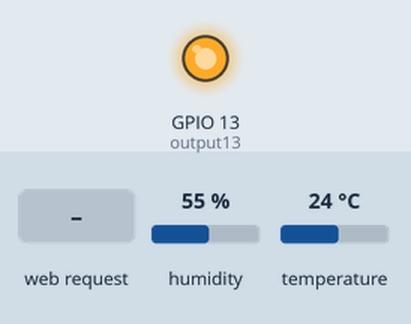
This sketch was run on a simulated ESP8266 (NodeMCU). On the bench: output pins drawn as LEDs (lit = HIGH). The inputs (shaded band) are chosen by the test bench; at power-on: humidity 55 %, temperature 24 °C. WiFi joins after 1.5 s; servers stay silent unless stated; what the sketch prints to the serial monitor is not drawn.

Above: at 2.7 s.
2.8 s: HTTP request GET /13/on received
At 3.1 s:
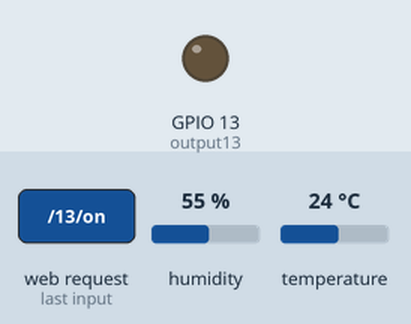
4.3 s: HTTP request GET /13/off received
At 5.6 s:
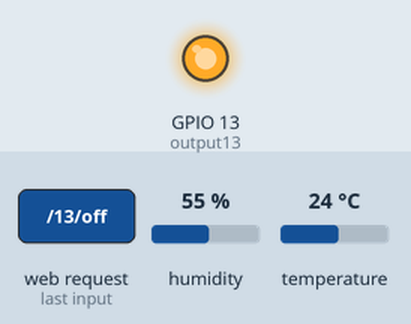
Timing chart, 0 to 7.3 s (numbered marks = the images above; inputs shaded):
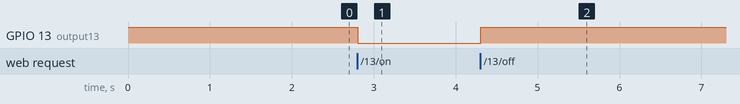

Measured:
- after the input at 2.8 s, GPIO 13 (output13): HIGH → LOW at once
- after the input at 4.3 s, GPIO 13 (output13): LOW → HIGH at once

The sketch:

Oakcodefest2.ino
```cpp
// Load Wi-Fi library
#include <ESP8266WiFi.h>
#include <DHT.h>
//#include <name.h>


#define DHTTYPE DHT11
#define dht_dpin 10  //digital pin 4 for data output of the Temperature sensor
DHT dht (dht_dpin, DHTTYPE);


// Replace with your network credentials
const char* ssid     = "codefest";
const char* password = "OakCodefest@2019";

// Set web server port number to 80
WiFiServer server(80);
int hours;

// Variable to store the HTTP request
String header;

// Auxiliar variables to store the current output state
String output13State = "off";

// Assign output variables to GPIO pins
const int output13 = 13;


void setup() {
  Serial.begin(9600);
  // Initialize the output variables as outputs
  pinMode(output13, OUTPUT);
  // Set outputs to LOW
  digitalWrite(output13, HIGH);


  // Connect to Wi-Fi network with SSID and password
  Serial.print("Connecting to ");
  Serial.println(ssid);
  WiFi.begin(ssid, password);
  while (WiFi.status() != WL_CONNECTED) {
    delay(500);
      Serial.print(".");
  }
  // Print local IP address and start web server
  Serial.println("");
  Serial.println("WiFi connected.");
  Serial.println("IP address: ");
  Serial.println(WiFi.localIP());
  server.begin();
}

void loop(){

   float humid = dht.readHumidity(); //temperature data output

  WiFiClient client = server.available();   // Listen for incoming clients

  if (client) {                             // If a new client connects,
    Serial.println("New Client.");          // print a message out in the serial port
    String currentLine = "";                // make a String to hold incoming data from the client
    while (client.connected()) {            // loop while the client's connected
      if (client.available()) {             // if there's bytes to read from the client,
        char c = client.read();             // read a byte, then
        Serial.write(c);                    // print it out the serial monitor
        header += c;
        if (c == '\n') {                    // if the byte is a newline character
          // if the current line is blank, you got two newline characters in a row.
          // that's the end of the client HTTP request, so send a response:
          if (currentLine.length() == 0) {
            // HTTP headers always start with a response code (e.g. HTTP/1.1 200 OK)
            // and a content-type so the client knows what's coming, then a blank line:
            client.println("HTTP/1.1 200 OK");
            client.println("Content-type:text/html");
            client.println("Connection: close");
            client.println();

            // turns the GPIOs on and off
            if (header.indexOf("GET /13/on") >= 0) {
              Serial.println("GPIO 13 on");
              output13State = "on";
              digitalWrite(output13, LOW);
            } else if (header.indexOf("GET /13/off") >= 0) {
              Serial.println("GPIO 13 off");
              output13State = "off";
              digitalWrite(output13, HIGH);
            }

            /* if (header.indexOf("GET /replace") >= 0) {
              Serial.println("Timer mode");
              digitalWrite(output13, LOW);
              delay(replace);
            }*/


   if (header.indexOf("GET ") >= 0)

              {

            // Display the HTML web page
client.println("<!doctype html>");

client.println("<html background = #404040>");
client.println("<style> body { margin: 0; }");

client.println("html {background: #f3f3f3;}");
client.println("@font-face { font-family: Futura, sans-serif; src: url(Futura.ttf);}");
client.println(".top { background: #404040; color: #ffffff; font-size: 500%; border: 0; font-family: Futura, sans-serif; padding: 300px;}");
client.println(".top center[quote] { font-size: 50%; font-style: italic; }");

client.println(".top center[startbutton] a { background-color: #ffffff; font-size: 45%; overflow: hidden; padding: 5px;}");
client.println(".top center[startbutton] a:link { text-decoration: none; color: #404040;}");
client.println(".top center[startbutton] a:visited { text-decoration: none; color: #404040;}");
client.println(".top center[startbutton] a:hover {background-color: #800000;color: #ffffff;}");
client.println("article [quote]{ background: #ffe599; font-family: Pacifico; font-size: 950%; text-align: center; padding: 0px; margin-top: 50px;}");
client.println("footer{ background: #404040; color: #ffffff ; padding: 0px; font-size: ;}");
client.println(".nav { background: #a2c4c9; font-family: ""Courier New"", Courier, Monospace; font-size: 18px; text-align: center; position: fixed; top: 0; color: #ffffff; width: 100%; float: none; height: 56px; }");
client.println(".nav a {padding: 12px 55px; padding-top: 15px; margin-top: 10px;}");
client.println(".dropdown-content { display: none; position: absolute; background-color: #a2c4c9; min-width: 160px; box-shadow: 0px 8px 16px 0px rgba(0,0,0,0.2); z-index: 1;   color: #a2c4c9; }");
client.println(".dropdown-content a { float: none; color: #000000; padding: 12px 16px; text-decoration: none; display: block; text-align: left; color: #a2c4c9; }");
client.println(".dropdown-content a:hover { background-color: #ddd; }");
client.println(".dropdown:hover .dropdown-content { display: block; color: a2c4c9; }");
client.println(".dropdown { float: none; overflow: hidden; padding: 17px 55px; }");
client.println(".nav a:hover { background-color: #ffffff; color: #a2c4c9; }");
client.println(".nav a {padding: 17px 55px;}");
client.println(".nav a:link {color: #ffffff;text-decoration: none;}");
client.println(".nav a:visited {color: #ffffff;text-decoration: none;}");
client.println(".nav a:hover {color: #a2c4c9}");
client.println(".nav a:active { background-color: #7d8ab1; color: #ffffff; }");
client.println(".navi a:hover { background-color: #ffffff; color: #404040; }");
client.println(".navi { background: #404040; font-family: ""Courier New"", Courier, Monospace; font-size: 15px; padding: 0px; text-align: center; }");
client.println(".navi a{ padding-top: 30px; padding-bottom: 30px; padding-left: 45px; padding-right: 45px; }");
client.println(".navi tr[copyright]{ height: 100px; }");
client.println(".navi tr { height: 75px; }");
client.println(".navi a:link { color: #ffffff; text-decoration: none; }");
client.println(".navi a:visited {color: #ffffff;text-decoration: none;}");
client.println(".navi a:hover { background-color: #ffffff; color: #404040; text-decoration: none; }");
client.println(".pagetop { margin-top: 50px; background-color: #404040; color: #ffffff; font-family: Futura, sans-serif; font-size: 500%; font-style: italic; text-align: center; }");
client.println(".pagetop a{ color: #ffffff; text-decoration: none; padding-left: 200px; padding-right: 200px; }");
client.println(".Diseases h1 {text-align: left;}");
client.println(".infoscreen img{ width: 1280px; height: 800px; border: 2px solid black; }");
client.println(".infoscreen a:hover { background-color: #551A8B; color: #ffffff; }");
client.println("table {width: 100%;}");
client.println("h1 {text-align: center;font-family: Futura, sans-serif;}");
client.println(".VaccineChart th{ border: 2px solid black; background-color: #acdda7; }");
client.println(".VaccineChart td{ border: 2px solid black; background-color: #acdda7; text-align: center; }");
client.println(".VaccineChart tbody {border-collapse: collapse;}");
client.println(".VaccineChart center {text-align: center;}");
client.println(".VaccineChart [vacc] {text-align: left;}");
client.println(".VaccineChart [ChartTop] {text-align=""center""height: 50px;}");
client.println(".VaccineChart [blankcell] {background-color: #d9d9d9;}");
client.println("#GettingStarted {padding-top: 55px;}");
client.println("#MoreInfo { text-align: left; font-size: 125%; padding-top: 55px; }");
client.println(".content { font-family: verdana, sans-serif; }");
client.println("h2, h3, h4 {font-family: Futura, sans-serif;}</style>");
client.println("<head background=#404040>");
client.println("<title>Wifi Watering</title>");
client.println("<link rel=""icon"" type=""image/png"" href=""wwlogo.png"" sizes=""32x32"">");
//<!-- CSS STYLE STARTS HERE -->
client.println("<link rel=""stylesheet"" type=""text/css"" href=""WW.css"">");
//<!--CSS STYLE END-->
client.println("<HEADER class = ""top"" id=""home""><center>Wifi Watering</center><center quote><i>Control your irrigation.</i></center><center style=""font-size: 50%;"">&nbsp;</center><center startbutton><a href=""gettingstarted.html"">Get Started</a></center></HEADER>");


//<!--TOP NAVIGATION-->
client.println("<table class=""nav""><div class=""topnav""><tr class=""topnavtable""><td><a href=""Wifi Watering.html"">Home</a></td><td><a href=""VaccMyths.html"">Why the project is important</a></td><td><a href=""VaccDebate.html"">About the project</a></td></tr></div></table>");
/*<!--FOOTER NAVIGATION-->*/
client.println("<footer><table class=""navi""><tr>");
client.println("<u><td><a href=""Wifi Watering.html"">Home</a></td><td><a href=""VaccMyths.html"">Why the project is improtant</a></td><td><a href=""VaccDebate.html"">About the project</a></td></u>");
client.println("</tr><tr style=""height: 100px;""><td colspan=""10"">Done in 24 hours for OakCodefest 2019 <br />Unofficial &copy; #include&lt;name.h&gt; 2019</td>");
client.println("</tr></table></footer></head>");
              }
if (header.indexOf("GET /gettingstarted.html") >= 0)
{

client.println("<!doctype html><html background = #404040>");

client.println("<head background=#404040><title>Wifi Watering</title>");
client.println("<link rel=""icon"" type=""image/png"" href=""wwlogo.png"" sizes=""32x32"">");
client.println("<HEADER class = ""top"" id=""home"">");
client.println("<center>Control your irrigation: </center><center quote><i>Control your irrigation.</i></center><center style=""font-size: 50%;"">&nbsp;</center>");
client.println("<center startbutton><a href=""manual.html"">Manually (use an on/off button)</a></center><center startbutton><a href=""auto.html"">Automatically (based on soil moisture)</a></center>");
client.println("<center startbutton><a href=""periodic.html"">Periodically (based on a set time period)</a></center>");
client.println("</HEADER><!--TOP NAVIGATION--><table class=""nav""><div class=""topnav"">");
client.println("<tr class=""topnavtable""><td><a href=""Wifi Watering.html"">Home</a></td><td><a href=""VaccMyths.html"">Why the project is important</a></td>");
client.println("<td><a href=""VaccDebate.html"">About the project</a></td></tr></div></table><!--FOOTER NAVIGATION-->");
client.println("<footer><table class=""navi""><tr>");
client.println("<u><td><a href=""Wifi Watering.html"">Home</a></td><td><a href=""VaccMyths.html"">Why the project is improtant</a></td><td><a href=""VaccDebate.html"">About the project</a></td></u>");
client.println("</tr><tr style=""height: 100px;""><td colspan=""10"">Done in 24 hours for OakCodefest 2019 <br />Unofficial &copy; #include&lt;name.h&gt; 2019</td>");
client.println("</tr></table></footer></head>");
client.println("<!doctype html><html background = #404040><head background=#404040>");
client.println("<title>Wifi Watering</title><link rel=""icon"" type=""image/png"" href=""wwlogo.png"" sizes=""32x32""><HEADER class = ""top"" id=""home"">");
client.println("<center>Control your irrigation: </center><center quote><i>Control your irrigation.</i></center>");
client.println("<center style=""font-size: 50%;"">&nbsp;</center><center startbutton><a href=""auto.html"">Initiate auto mode</a></center></HEADER>");
client.println("<table class=""nav""><div class=""topnav""><tr class=""topnavtable""><td><a href=""Wifi Watering.html"">Home</a></td>");
client.println("<td><a href=""VaccMyths.html"">Why the project is important</a></td><td><a href=""VaccDebate.html"">About the project</a></td>");
client.println("</tr></div></table>");
client.println("<footer><table class=""navi""><tr>");
client.println("<u><td><a href=""Wifi Watering.html"">Home</a></td><td><a href=""VaccMyths.html"">Why the project is improtant</a></td><td><a href=""VaccDebate.html"">About the project</a></td></u>");
client.println("</tr><tr style=""height: 100px;""><td colspan=""10"">Done in 24 hours for OakCodefest 2019 <br />Unofficial &copy; #include&lt;name.h&gt; 2019</td>");
client.println("</tr></table></footer></head>");
client.println("<!doctype html><html background = #404040><head background=#404040>");
client.println("<title>Wifi Watering</title><link rel=""icon"" type=""image/png"" href=""wwlogo.png"" sizes=""32x32""><HEADER class = ""top"" id=""home"">");
client.println("<center>Control your irrigation: </center><center quote><i>Control your irrigation.</i></center><center style=""font-size: 50%;"">&nbsp;</center><center startbutton><a href=""on.html"">ON</a></center>");
client.println("<center startbutton><a href=""off.html"">OFF</a></center></HEADER>");
client.println("<table class=""nav""><div class=""topnav"">");
client.println("<tr class=""topnavtable""><td><a href=""Wifi Watering.html"">Home</a></td><td><a href=""VaccMyths.html"">Why the project is important</a></td>");
client.println("<td><a href=""VaccDebate.html"">About the project</a></td></tr>");
client.println("</div></table>");
client.println("<footer><table class=""navi""><tr>");
client.println("<u><td><a href=""Wifi Watering.html"">Home</a></td><td><a href=""VaccMyths.html"">Why the project is improtant</a></td><td><a href=""VaccDebate.html"">About the project</a></td></u>");
client.println("</tr><tr style=""height: 100px;""><td colspan=""10"">Done in 24 hours for OakCodefest 2019 <br />Unofficial &copy; #include&lt;name.h&gt; 2019</td>");
client.println("</tr></table></footer></head>");
client.println("<!doctype html>");
client.println("<html background = #404040><head background=#404040>");
client.println("<title>Wifi Watering</title><link rel=""icon"" type=""image/png"" href=""wwlogo.png"" sizes=""32x32""><HEADER class = ""top"" id=""home""><center>Control your irrigation: </center>");
client.println("<center quote><i>Control your irrigation.</i></center><center style=""font-size: 50%;"">&nbsp;</center><form action"" method=""get"">Enter data in TextBox: <br><input type=""text"" name=""inputbox"" value="">");
client.println("<input type=""button"" name=""button"" value=""click"" onclick=""showData(this.form)""></form><center startbutton><a href=""#GettingStarted"">Periodically (based on a set time period)</a></center></HEADER>");
client.println("<table class=""nav""><div class=""topnav""><tr class=""topnavtable""><td><a href=""Wifi Watering.html"">Home</a></td>");
client.println("<td><a href=""VaccMyths.html"">Why the project is important</a></td><td><a href=""VaccDebate.html"">About the project</a></td></tr></div></table>");


}


if (header.indexOf("GET /auto.html") >= 0)
{
  if (humid <= 1000)
  {
    digitalWrite(output13, LOW);
  }

}
if (header.indexOf("GET /on.html") >= 0)
{
  digitalWrite(output13, LOW);

}

if (header.indexOf("GET /off.html") >= 0)
{
digitalWrite(output13, HIGH);
}

if (header.indexOf("GET /VaccMyths.html") >= 0)
{
client.println("<!doctype html>");
client.println("<html background = #404040><head background=#404040><title>Wifi Watering</title>");
client.println("<link rel=""icon"" type=""image/png"" href=""wwlogo.png"" sizes=""32x32"">");
client.println("<HEADER class = ""top"" id=""home""><center>About our product</center>");
client.println("<center quote><i><h1>Problem Statement</h1><br />Most farmers today are part of informal economy. As a matter of fact, agriculture is the sector with the highest level of informal employment (93.6%) around the world. Since, jobs in the informal economy offer low wages, farmers need to ensure that their product is of the highest quality so that it gives them maximum wage. Two questions that farmers usually have trouble answering while growing crops are “when do I water?” and “how long do I water for?” Unless farmers know the answers to these questions, they face the risk of damaging their crops by over-watering or they do not water the plants enough and face less crop yield. Both of which do not ensure maximum wage. A very important term used in farming is evapotranspiration. ET is calculated using the solar radiation, relative humidity and recent rainfall. The readings are then used to calculate the soil moisture lost from the soil and then the farmer determines how much water to give to the plant. </i></center><center style=""font-size: 50%;"">&nbsp;</center>");
client.println("</HEADER>");
client.println("<table class=""nav""><div class=""topnav""><tr class=""topnavtable""><td><a href=""Wifi Watering.html"">Home</a></td>");
client.println("<td><a href=""VaccMyths.html"">Why the project is important</a></td><td><a href=""VaccDebate.html"">About the project</a></td></tr></div></table>");
client.println("<footer><table class=""navi""><tr>");
client.println("<u><td><a href=""Wifi Watering.html"">Home</a></td><td><a href=""VaccMyths.html"">Why the project is improtant</a></td><td><a href=""VaccDebate.html"">About the project</a></td></u>");
client.println("</tr><tr style=""height: 100px;""><td colspan=""10"">Done in 24 hours for OakCodefest 2019 <br />Unofficial &copy; #include&lt;name.h&gt; 2019</td>");
client.println("</tr></table></footer></head>");
}

if (header.indexOf("GET /VaccDebate.html") >= 0)
{
client.println("<!doctype html>");
client.println("<html background = #404040><head background=#404040><title>Wifi Watering</title>");
client.println("<link rel=""icon"" type=""image/png"" href=""wwlogo.png"" sizes=""32x32"">");
client.println("<HEADER class = ""top"" id=""home""><center>About our product</center>");
client.println("<center quote><i><strong>Problem Statement</strong><br />How long do I water the plants? This is usually calculated through ET, however, our project utilises a moisture sensor helps the user determine how much moisture the soil has lost. Furthermore, while ET takes more effort and time, our project produces the same results with just the click of the button. The moisture sensor controls the water flow. It starts watering the plants when there is a loss of moisture in the soil, and stops once it has detected that the plant has been watered enough. This ensured that the plant does not receive any excess water or experience a shortage of water. When do I water the plants? For tackling this problem, our app uses an irrigation scheduling feature.  The user can input in different intervals of time after which the plants have to be watered. After these intervals, the water will automatically start and the plants will be watered.</i></center><center style=""font-size: 50%;"">&nbsp;</center>");
client.println("</HEADER>");
client.println("<table class=""nav""><div class=""topnav""><tr class=""topnavtable""><td><a href=""Wifi Watering.html"">Home</a></td>");
client.println("<td><a href=""VaccMyths.html"">Why the project is important</a></td><td><a href=""VaccDebate.html"">About the project</a></td></tr></div></table>");
client.println("<footer><table class=""navi""><tr>");
client.println("<u><td><a href=""Wifi Watering.html"">Home</a></td><td><a href=""VaccMyths.html"">Why the project is improtant</a></td><td><a href=""VaccDebate.html"">About the project</a></td></u>");
client.println("</tr><tr style=""height: 100px;""><td colspan=""10"">Done in 24 hours for OakCodefest 2019 <br />Unofficial &copy; #include&lt;name.h&gt; 2019</td>");
client.println("</tr></table></footer></head>");
}


client.println("<title style=""visible: false;"">Wifi Watering</title>");
client.println("<link style=""visible: false;"" rel=""icon"" type=""image/png"" href=""wwlogo.png"" sizes=""32x32"">");

            // The HTTP response ends with another blank line
            client.println();
            // Break out of the while loop
            break;
          } else { // if you got a newline, then clear currentLine
            currentLine = "";
          }
        } else if (c != '\r') {  // if you got anything else but a carriage return character,
          currentLine += c;      // add it to the end of the currentLine
        }
      }
    }
    // Clear the header variable
    header = "";
    // Close the connection
    client.stop();
    Serial.println("Client disconnected.");
    Serial.println("");
  }
}
```
